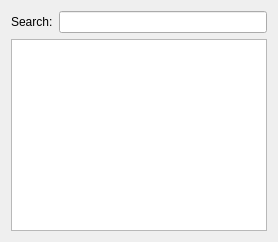
       <widget class="QWidget" name="widget_2">
        <attribute name="title">
         <string>Sequences</string>
        </attribute>
        <layout class="QVBoxLayout" name="verticalLayout_3">
         <item>
          <layout class="QHBoxLayout" name="horizontalLayout_4">
           <item>
            <widget class="QLabel" name="label_2">
             <property name="maximumSize">
              <size>
               <width>16777215</width>
               <height>29</height>
              </size>
             </property>
             <property name="text">
              <string>Search:</string>
             </property>
            </widget>
           </item>
           <item>
            <widget class="QLineEdit" name="sequenceEdit"/>
           </item>
          </layout>
         </item>
         <item>
          <widget class="TableViewEx" name="sequencesView">
           <property name="horizontalScrollBarPolicy">
            <enum>Qt::ScrollBarAlwaysOff</enum>
           </property>
           <property name="gridStyle">
            <enum>Qt::SolidLine</enum>
           </property>
           <property name="sortingEnabled">
            <bool>true</bool>
           </property>
           <attribute name="horizontalHeaderVisible">
            <bool>false</bool>
           </attribute>
           <attribute name="horizontalHeaderStretchLastSection">
            <bool>true</bool>
           </attribute>
           <attribute name="verticalHeaderVisible">
            <bool>false</bool>
           </attribute>
          </widget>
         </item>
        </layout>
       </widget>
